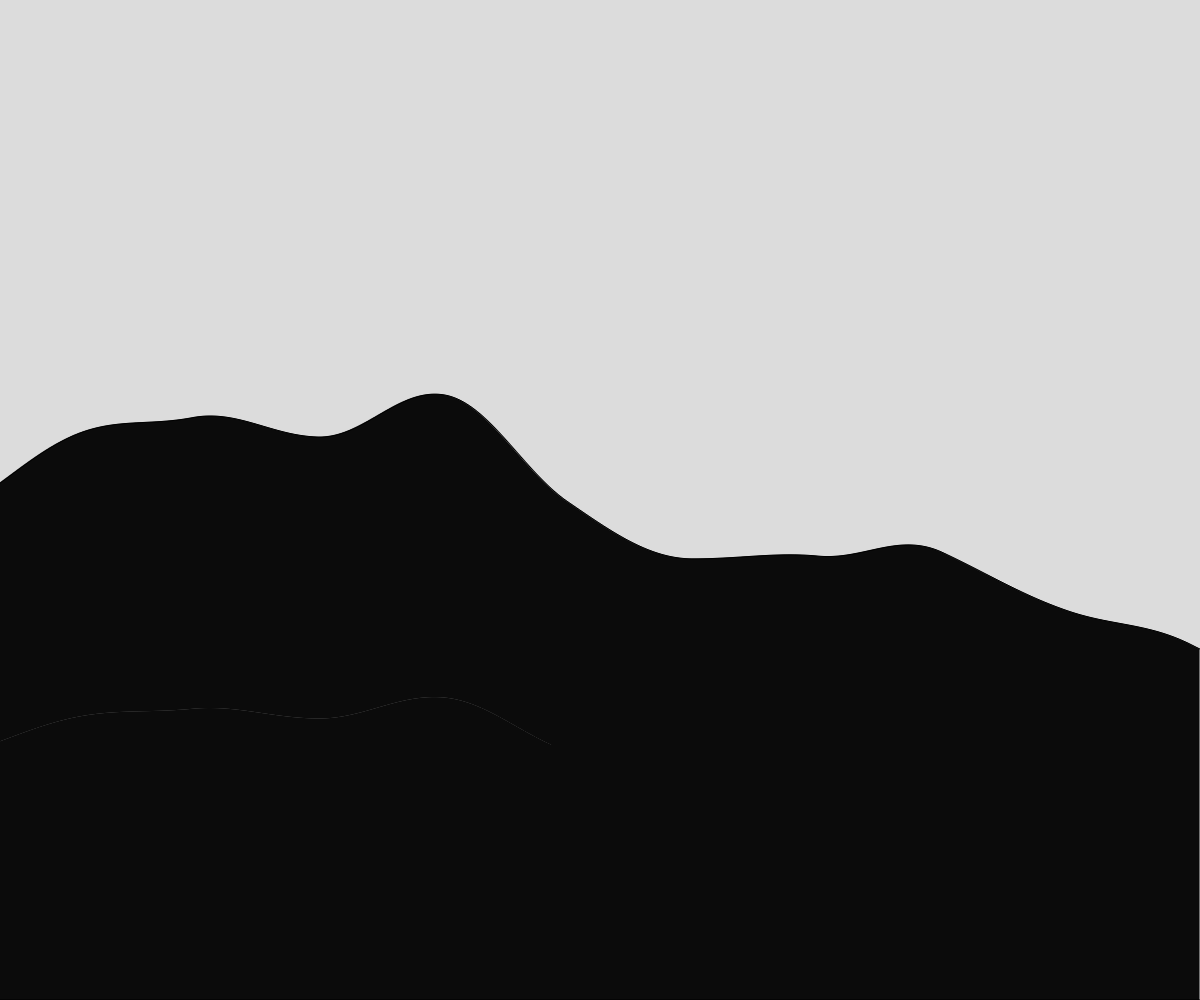
Frame 1 (no input)
Frame 60 (no input): identical to frame 1, image omitted
Frame 120 (the mouse pressed at the canvas centre since frame 60): identical to frame 1, image omitted

The p5.js sketch that drew this single still picture (run headless with seeded random() and noise() and a simulated clock; from frame 60 on, the mouse is pressed at the canvas centre):

// p5.js sketch
// ── sketch.js
// Terrain Demo
// Kati
// Date
//
// Extra for Experts:
// - describe what you did to take this project "above and beyond"

let theHeights = [];
let startingLocation = 0;

function setup() {
  createCanvas(windowWidth, windowHeight);
  theHeights = generateHeights(20000);
}

function draw() {
  background(220);
  for(let i = startingLocation; i < startingLocation + width; i++){
    displayRectangle(i - startingLocation, theHeights[i], 1);
  }

  if(keyIsPressed){
    startingLocation += 5;
  }
}

function displayRectangle(x, rectHeight, rectWidth){
  let y = height - rectHeight;
  rect(x,y, rectWidth, rectHeight);
}

function generateHeights(howMany){
  let tempArray = [];
  let time = random(1000);
  for (let i = 0; i < howMany; i++){
    tempArray.push(noise(time) * height);
    time += 0.001;
  }
  return tempArray;
}
